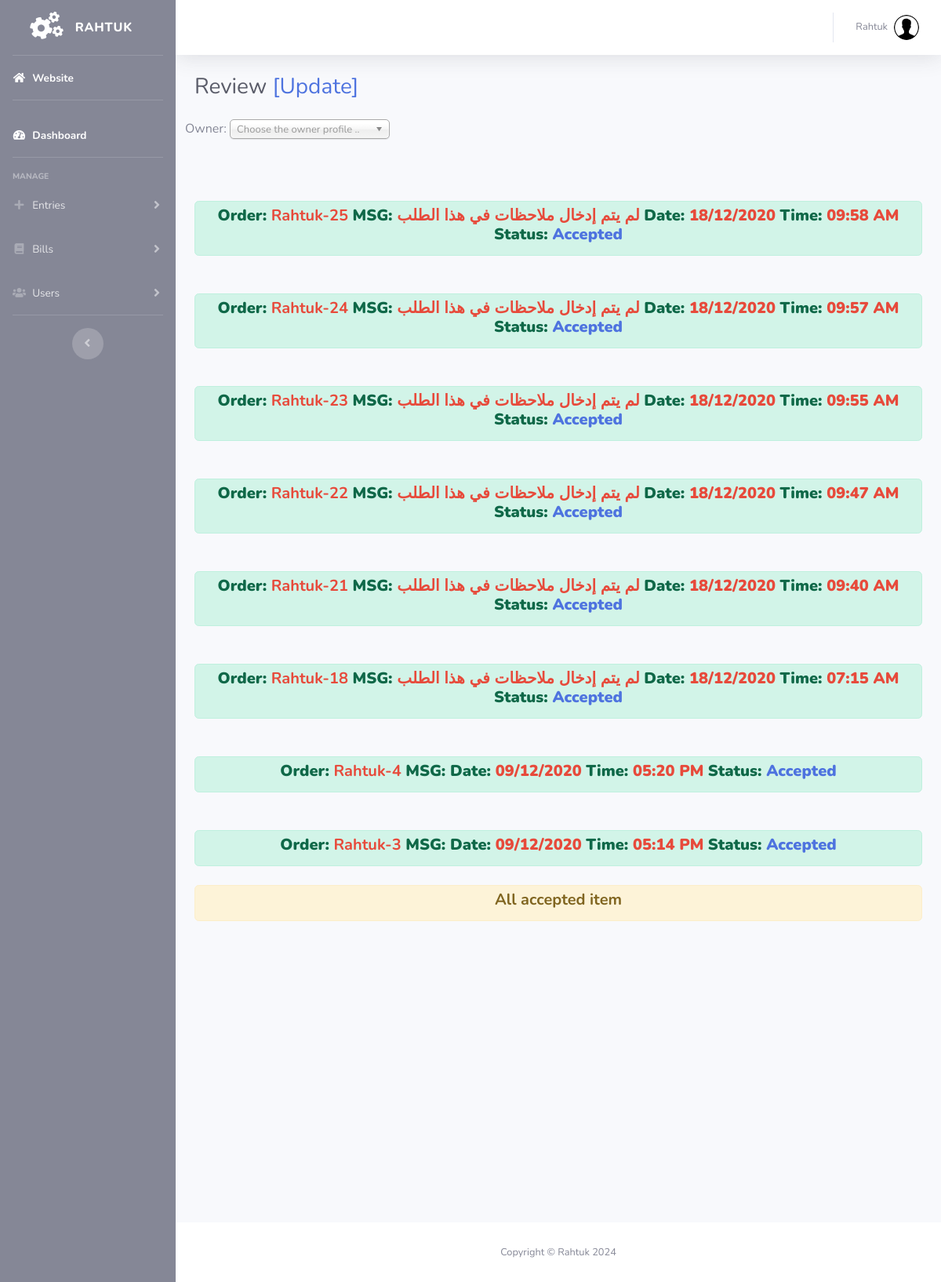
The page /control/review.php?u=16 (signed in) on the database its author committed.
### tables this page shows
CREATE TABLE `orders` (
  `id` int(11) NOT NULL,
  `state` text NOT NULL,
  `user_id` text NOT NULL,
  `msg` longtext NOT NULL,
  `items_id` text NOT NULL,
  `msg_date` text NOT NULL,
  `msg_time` text NOT NULL
);

### control/admin_session.php (called while the page is built, shortened)
<?php
   include('../config.php');
   $user_check = $_SESSION['login_admin'];
 $ses_sql = mysqli_query($conn,"select * from admins where email = '$user_check' ");
   $row = mysqli_fetch_array($ses_sql,MYSQLI_ASSOC);
    $name= $row['name'];
?>

### control/review.php (the view, shortened to what this page needs)
<!DOCTYPE html>
<html lang="en">
<?php
include('admin_session.php');
?>
<head>
  <link href="vendor/fontawesome-free/css/all.min.css" rel="stylesheet" type="text/css">
  <link href="css/sb-admin-2.min.css" rel="stylesheet">
  <link rel="stylesheet" href="chosen_v1.8.7/docsupport/prism.css">
  <link rel="stylesheet" href="chosen_v1.8.7/chosen.css">
</head>
<body id="page-top">
  <div id="wrapper">
    <ul class="navbar-nav bg-secondary sidebar sidebar-dark accordion" id="accordionSidebar">
      <a class="sidebar-brand d-flex align-items-center justify-content-center" href="index.php">
        <div class="sidebar-brand-icon rotate-n-15">
          <i class="fas fa-cogs"></i>
        </div>
        <div class="sidebar-brand-text mx-3">Rahtuk<sup></sup></div>
      </a>
<?php
include('slider.php');
?>
    <div id="content-wrapper" class="d-flex flex-column">
      <div id="content">
        <nav class="navbar navbar-expand navbar-light bg-white topbar mb-4 static-top shadow">
          <ul class="navbar-nav ml-auto">
            <li class="nav-item dropdown no-arrow">
              <a class="nav-link dropdown-toggle" href="#" id="userDropdown" role="button" data-toggle="dropdown" aria-haspopup="true" aria-expanded="false">
                <span class="mr-2 d-none d-lg-inline text-gray-600 small"><?php echo "$name"; ?></span>
                <img class="img-profile rounded-circle" src="img/profile.png">
              </a>
            </li>
          </ul>
        </nav>
        <div class="container-fluid">
          <div class="d-sm-flex align-items-center justify-content-between mb-4">
            <h1 class="h3 mb-0 text-gray-800">Review  <a href="">[Update]</a></h1>
          </div>
          <div class="row">
   <div class="form-group">
      <div class="input-group mb-3">
   <div class="form-group">
  <label for="sel1">Owner:</label>
</div>
</div>
</div>
</div>
<?php
if (isset($_GET['u'])) {
    $u_is = mysqli_real_escape_string($conn, $_GET['u']);
    $project_res = mysqli_query($conn, "SELECT * FROM `orders` WHERE `user_id` ='$u_is' AND `state` ='Accepted' ORDER BY `id` DESC");
    $num_project = mysqli_num_rows($project_res);
    if ($num_project == 0) {
        echo "<div class='row'>
                <br><center><h4>No orders have been found.</h4></center>
              </div>";
    } else {
        $i = 1;
        while ($info = mysqli_fetch_array($project_res)) {
            $title = $info['id'];
            $des = $info['msg'];
            $ddate = $info['msg_date'];
            $dtime = $info['msg_time'];
            $dstate = $info['state'];
            echo "<br>
                  <div id='print$i'>
                  <button class='btn alert-success btn-block' data-toggle='collapse' data-target='#demo$i'>
                  <h5><b>
                  <strong>Order:</strong> <span class='text-danger'>Rahtuk-$title</span>
                  <strong>MSG: <span class='text-danger'>$des</span></strong>
                  <strong>Date: <span class='text-danger'>$ddate</span></strong>
                  <strong>Time: <span class='text-danger'>$dtime</span></strong>
                  <strong>Status: <span class='text-danger'><a target='_blank' href='bills.php?orderupdate=$title&accept=true'>$dstate</a></span></strong>
                  </b></h5>
                  </button>";
            echo "<div id='demo$i' class='collapse'>";
            echo "<button type='button' class='btn btn-secondary btn-block d-print-none' onclick='printDiv(\"print$i\")'><b>Print <i class='fa fa-print' aria-hidden='true'></i></b></button>
                  </div>
                  </div>
                  <br>";
            $i++;
        }
    }
    $geral = mysqli_query($conn, "SELECT * FROM `cart` WHERE `user_id` ='$u_is' AND `project_id` ='' AND `state` ='Accepted'");
    $num_gen = mysqli_num_rows($geral);
    echo "<div id='printlast'>
          <button class='btn alert-warning btn-block' data-toggle='collapse' data-target='#genitem'>
          <h5><strong>All accepted item</strong></h5>
          </button>";
    echo "<div id='genitem' class='collapse'>";
    if ($num_gen == 0) {
        echo "<br><center><h4>No general items have been found.</h4></center></div>";
    } else {
        echo "<button type='button' class='btn btn-secondary btn-block d-print-none' onclick='printDiv(\"printlast\")'><b>Print <i class='fa fa-print' aria-hidden='true'></i></b></button>
              </div>
              </div>
              <br>";
    }
}
?>
   <br>
            </div>
<br>
<br>
<br>
<br>
<br>
<br>
<br>
<br>
<br>
<br>
<br>
<br>
<br>
<br>
      <footer class="sticky-footer bg-white">
        <div class="container my-auto">
          <div class="copyright text-center my-auto">
            <span>Copyright &copy; Rahtuk <?php echo date("Y"); ?></span>
          </div>
        </div>
      </footer>
    </div>
  </div>
</body>
</html>

### rows shown on the page
orders: id "25", msg "لم يتم إدخال ملاحظات في هذا الطلب", msg_date "18/12/2020", msg_time "09:58 AM", state "Accepted"
orders: id "24", msg "لم يتم إدخال ملاحظات في هذا الطلب", msg_date "18/12/2020", msg_time "09:57 AM", state "Accepted"
orders: id "23", msg "لم يتم إدخال ملاحظات في هذا الطلب", msg_date "18/12/2020", msg_time "09:55 AM", state "Accepted"
orders: id "22", msg "لم يتم إدخال ملاحظات في هذا الطلب", msg_date "18/12/2020", msg_time "09:47 AM", state "Accepted"
orders: id "21", msg "لم يتم إدخال ملاحظات في هذا الطلب", msg_date "18/12/2020", msg_time "09:40 AM", state "Accepted"
orders: id "18", msg "لم يتم إدخال ملاحظات في هذا الطلب", msg_date "18/12/2020", msg_time "07:15 AM", state "Accepted"
orders: id "4", msg_date "09/12/2020", msg_time "05:20 PM", state "Accepted"
orders: id "3", msg_date "09/12/2020", msg_time "05:14 PM", state "Accepted"

### other values the page prints
$name "Rahtuk"
